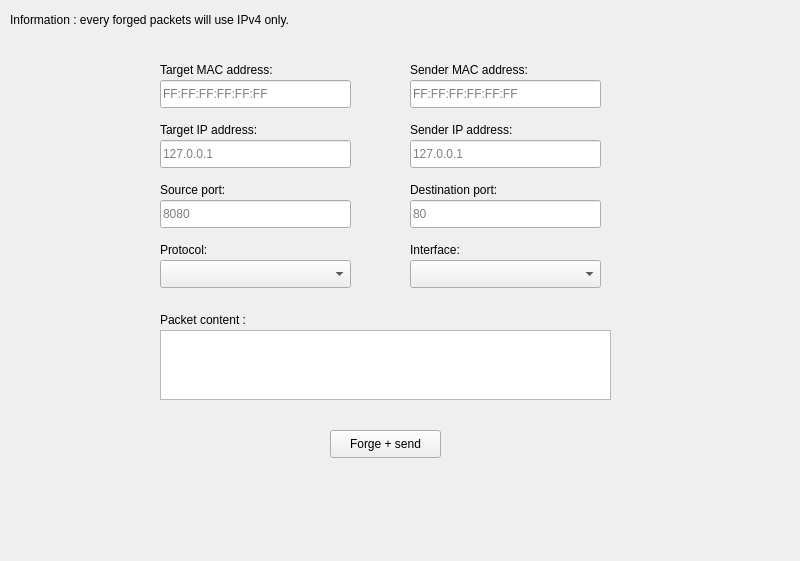
<?xml version="1.0" encoding="UTF-8"?>
<ui version="4.0">
 <class>Forge</class>
 <widget class="QWidget" name="Forge">
  <property name="geometry">
   <rect>
    <x>0</x>
    <y>0</y>
    <width>800</width>
    <height>561</height>
   </rect>
  </property>
  <property name="windowTitle">
   <string>Form</string>
  </property>
  <widget class="QLabel" name="label">
   <property name="geometry">
    <rect>
     <x>10</x>
     <y>10</y>
     <width>351</width>
     <height>20</height>
    </rect>
   </property>
   <property name="text">
    <string>Information : every forged packets will use IPv4 only.</string>
   </property>
  </widget>
  <widget class="QLabel" name="label_2">
   <property name="geometry">
    <rect>
     <x>160</x>
     <y>60</y>
     <width>141</width>
     <height>20</height>
    </rect>
   </property>
   <property name="text">
    <string>Target MAC address:</string>
   </property>
  </widget>
  <widget class="QLabel" name="label_3">
   <property name="geometry">
    <rect>
     <x>410</x>
     <y>60</y>
     <width>141</width>
     <height>20</height>
    </rect>
   </property>
   <property name="text">
    <string>Sender MAC address:</string>
   </property>
  </widget>
  <widget class="QLineEdit" name="targetMACAddr">
   <property name="geometry">
    <rect>
     <x>160</x>
     <y>80</y>
     <width>191</width>
     <height>28</height>
    </rect>
   </property>
   <property name="placeholderText">
    <string>FF:FF:FF:FF:FF:FF</string>
   </property>
  </widget>
  <widget class="QLineEdit" name="senderMACAddr">
   <property name="geometry">
    <rect>
     <x>410</x>
     <y>80</y>
     <width>191</width>
     <height>28</height>
    </rect>
   </property>
   <property name="placeholderText">
    <string>FF:FF:FF:FF:FF:FF</string>
   </property>
  </widget>
  <widget class="QLabel" name="label_4">
   <property name="geometry">
    <rect>
     <x>160</x>
     <y>120</y>
     <width>141</width>
     <height>20</height>
    </rect>
   </property>
   <property name="text">
    <string>Target IP address:</string>
   </property>
  </widget>
  <widget class="QLabel" name="label_5">
   <property name="geometry">
    <rect>
     <x>410</x>
     <y>120</y>
     <width>141</width>
     <height>20</height>
    </rect>
   </property>
   <property name="text">
    <string>Sender IP address:</string>
   </property>
  </widget>
  <widget class="QLineEdit" name="SenderIPAddr">
   <property name="geometry">
    <rect>
     <x>410</x>
     <y>140</y>
     <width>191</width>
     <height>28</height>
    </rect>
   </property>
   <property name="placeholderText">
    <string>127.0.0.1</string>
   </property>
  </widget>
  <widget class="QLineEdit" name="targetIPAddr">
   <property name="geometry">
    <rect>
     <x>160</x>
     <y>140</y>
     <width>191</width>
     <height>28</height>
    </rect>
   </property>
   <property name="placeholderText">
    <string>127.0.0.1</string>
   </property>
  </widget>
  <widget class="QLabel" name="label_6">
   <property name="geometry">
    <rect>
     <x>410</x>
     <y>180</y>
     <width>141</width>
     <height>20</height>
    </rect>
   </property>
   <property name="text">
    <string>Destination port:</string>
   </property>
  </widget>
  <widget class="QLineEdit" name="destinationPort">
   <property name="geometry">
    <rect>
     <x>410</x>
     <y>200</y>
     <width>191</width>
     <height>28</height>
    </rect>
   </property>
   <property name="placeholderText">
    <string>80</string>
   </property>
  </widget>
  <widget class="QLabel" name="label_7">
   <property name="geometry">
    <rect>
     <x>160</x>
     <y>180</y>
     <width>141</width>
     <height>20</height>
    </rect>
   </property>
   <property name="text">
    <string>Source port:</string>
   </property>
  </widget>
  <widget class="QLineEdit" name="sourcePort">
   <property name="geometry">
    <rect>
     <x>160</x>
     <y>200</y>
     <width>191</width>
     <height>28</height>
    </rect>
   </property>
   <property name="placeholderText">
    <string>8080</string>
   </property>
  </widget>
  <widget class="QComboBox" name="protocolSelector">
   <property name="geometry">
    <rect>
     <x>160</x>
     <y>260</y>
     <width>191</width>
     <height>28</height>
    </rect>
   </property>
  </widget>
  <widget class="QLabel" name="label_8">
   <property name="geometry">
    <rect>
     <x>160</x>
     <y>240</y>
     <width>141</width>
     <height>20</height>
    </rect>
   </property>
   <property name="text">
    <string>Protocol: </string>
   </property>
  </widget>
  <widget class="QPlainTextEdit" name="packetContent">
   <property name="geometry">
    <rect>
     <x>160</x>
     <y>330</y>
     <width>451</width>
     <height>70</height>
    </rect>
   </property>
   <property name="placeholderText">
    <string/>
   </property>
  </widget>
  <widget class="QLabel" name="label_9">
   <property name="geometry">
    <rect>
     <x>160</x>
     <y>310</y>
     <width>141</width>
     <height>20</height>
    </rect>
   </property>
   <property name="text">
    <string>Packet content :</string>
   </property>
  </widget>
  <widget class="QPushButton" name="forgeAndSendButton">
   <property name="geometry">
    <rect>
     <x>330</x>
     <y>430</y>
     <width>111</width>
     <height>28</height>
    </rect>
   </property>
   <property name="text">
    <string>Forge + send</string>
   </property>
  </widget>
  <widget class="QComboBox" name="interfaceSelector">
   <property name="geometry">
    <rect>
     <x>410</x>
     <y>260</y>
     <width>191</width>
     <height>28</height>
    </rect>
   </property>
  </widget>
  <widget class="QLabel" name="label_10">
   <property name="geometry">
    <rect>
     <x>410</x>
     <y>240</y>
     <width>141</width>
     <height>20</height>
    </rect>
   </property>
   <property name="text">
    <string>Interface:</string>
   </property>
  </widget>
 </widget>
 <resources/>
 <connections/>
</ui>
